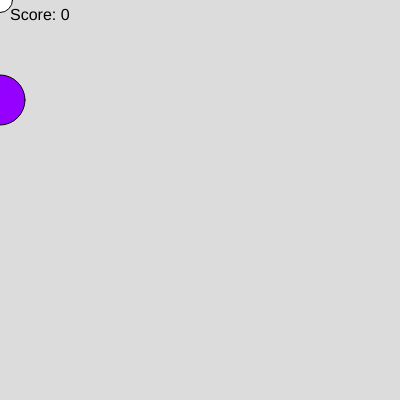
Frame 1 (no input)
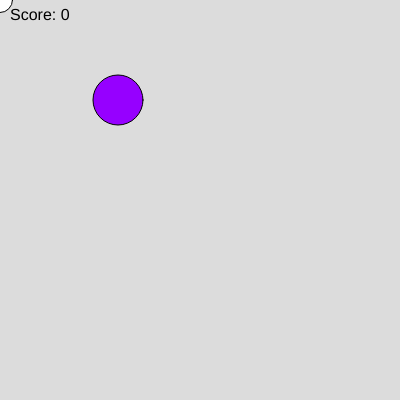
Frame 60 (no input)
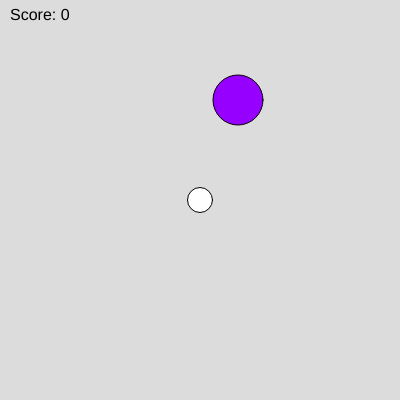
Frame 120 (the mouse pressed at the canvas centre since frame 60)

The p5.js sketch that drew these frames (run headless with seeded random() and noise() and a simulated clock; from frame 60 on, the mouse is pressed at the canvas centre):

// p5.js sketch
// ── sketch.js
let x = 0;
let y = 100;
let size = 50; 
let speed = 2;
let score = 0;
let result = true

function setup() {
  createCanvas(400, 400);
}

function draw() {
  background(220);
  fill(150, 0, 255);
  circle(x, y, size);
  x= x % width;
  x += speed;
  
  fill(255);
  circle(mouseX, mouseY, size/2);

  textSize(16);
  fill(0);
  text("Score: " + score, 10, 20);
}

function mouseClicked() {
  let d = dist(mouseX, mouseY, x, y);
  if (d <= size/2) {
    score++;
    x = random(size/2, width - size/2);
    y = random(size/2, height - size/2);
  }
}
